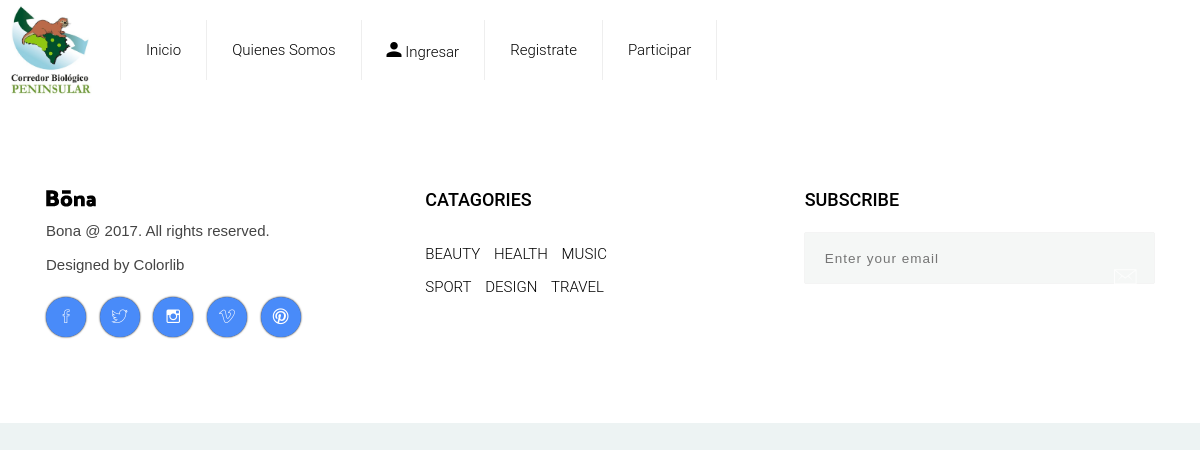
/users/, run on an earlier commit of the app's database.
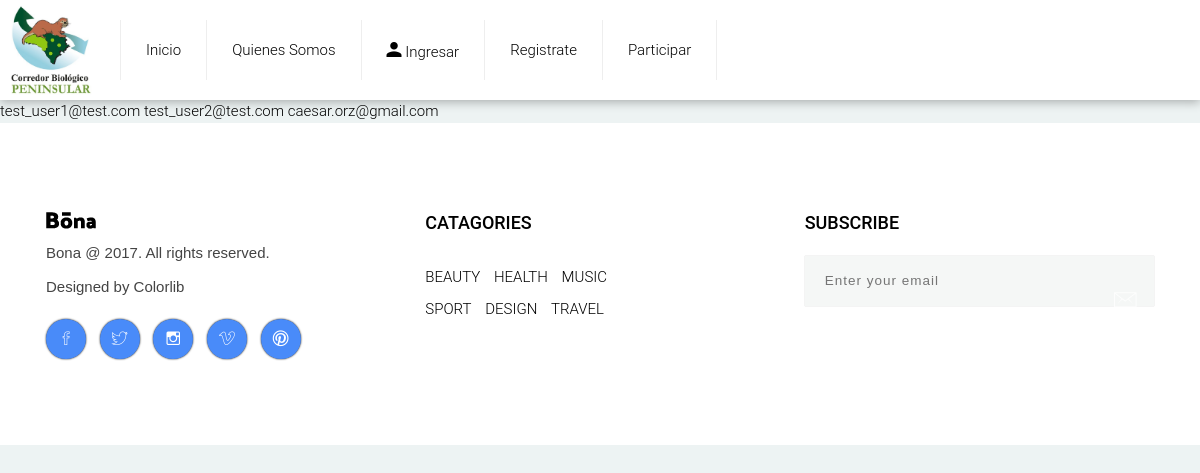
And on a later commit of the database.
### accounts/models.py (models this page shows, shortened)
class User(AbstractBaseUser):
    email = models.EmailField(max_length=255, unique=True)
    full_name = models.CharField(max_length=255, blank=True, null=True)
    phone_number = models.CharField(max_length=255, blank=True, null=True)
    is_active = models.BooleanField(default=True)  # can login
    staff = models.BooleanField(default=False)  # staff user non superuser
    admin = models.BooleanField(default=False)  # superuser
    timestamp = models.DateTimeField(auto_now_add=True)
    USERNAME_FIELD = 'email'  # or username, it depends
    REQUIRED_FIELDS = [] # ['full_name', 'phone_number']
    objects = UserManager()
    def __str__(self):
        return self.email

### dash/views.py (the view)
# urls.py: path('users/', list_users, name='list_users'),
def list_users(request):
    users = User.objects.all()
    template = 'dash/list_users.html'
    context = {'users': users}
    return render(request, template, context)

### dash/templates/dash/list_users.html
{% extends 'base.html' %}
{% load static %}
{% block content %}
{% for user in users %}
    {{ user }}
{% endfor %}
{% endblock content %}

What changed in the data, as far as the page shows it:
added User: email "test_user1@test.com"
added User: email "test_user2@test.com"
added User: email "caesar.orz@gmail.com"
